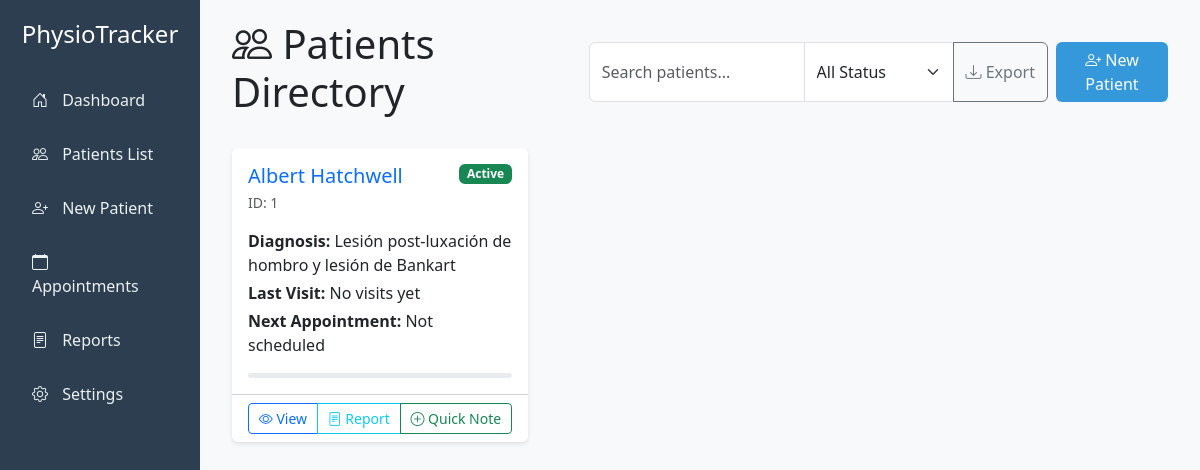
Page /patients on the committed database.
### app/models.py (models this page shows)
class Patient(db.Model):
    id = db.Column(db.Integer, primary_key=True)
    name = db.Column(db.String(100), nullable=False)
    date_of_birth = db.Column(db.Date)
    contact = db.Column(db.String(100))
    diagnosis = db.Column(db.String(200))
    treatment_plan = db.Column(db.Text)
    notes = db.Column(db.Text)
    status = db.Column(db.String(20), default='Active')
    created_at = db.Column(db.DateTime, default=datetime.utcnow)
    treatments = db.relationship('Treatment', backref='patient', lazy=True)

### app/routes.py (the view)
@main.route('/patients')
def patients_list():
    patients = Patient.query.order_by(Patient.name).all()
    return render_template('patients_list.html', patients=patients)

### app/templates/patients_list.html (shortened to what this page needs)
{% extends "base.html" %}
{% block content %}
<div class="container-fluid">
    <div class="d-flex justify-content-between align-items-center mb-4">
        <h1><i class="bi bi-people"></i> Patients Directory</h1>
        <div class="d-flex gap-2">
            <div class="input-group">
                <input type="text" id="patientSearch" class="form-control" placeholder="Search patients...">
                <select id="filterStatus" class="form-select" style="max-width: 150px;">
                    <option value="all">All Status</option>
                </select>
                <button class="btn btn-outline-secondary" type="button" id="exportPatients">
                    <i class="bi bi-download"></i> Export
                </button>
            </div>
            <a href="{{ url_for('main.new_patient') }}" class="btn btn-primary">
                <i class="bi bi-person-plus"></i> New Patient
            </a>
        </div>
    </div>
    <div class="row row-cols-1 row-cols-md-2 row-cols-xl-3 g-4">
        {% for patient in patients %}
        <div class="col patient-card" data-status="{{ patient.status }}">
            <div class="card h-100">
                <div class="card-body">
                    <div class="d-flex justify-content-between align-items-start">
                        <h5 class="card-title mb-1">
                            <a href="{{ url_for('main.patient_detail', id=patient.id) }}"
                               class="text-decoration-none">{{ patient.name }}</a>
                        </h5>
                        <span class="badge bg-{{ 'success' if patient.status == 'Active'
                                               else 'secondary' if patient.status == 'Inactive'
                                               else 'info' }}">
                            {{ patient.status }}
                        </span>
                    </div>
                    <p class="text-muted small mb-2">ID: {{ patient.id }}</p>
                    <div class="mt-3">
                        <p class="mb-1"><strong>Diagnosis:</strong> {{ patient.diagnosis }}</p>
                        <p class="mb-1"><strong>Last Visit:</strong>
                            {% if patient.treatments %}
                                {{ patient.treatments[-1].date.strftime('%Y-%m-%d') }}
                            {% else %}
                                No visits yet
                            {% endif %}
                        </p>
                        <p class="mb-1"><strong>Next Appointment:</strong>
                            {% if patient.treatments and patient.treatments[-1].next_appointment %}
                                {{ patient.treatments[-1].next_appointment.strftime('%Y-%m-%d') }}
                            {% else %}
                                Not scheduled
                            {% endif %}
                        </p>
                    </div>
                    <div class="progress mt-3" style="height: 5px;">
                        {% set completion = (patient.treatments|length / 12 * 100)|round|int if patient.treatments else 0 %}
                    </div>
                </div>
                <div class="card-footer bg-transparent">
                    <div class="btn-group w-100">
                        <a href="{{ url_for('main.patient_detail', id=patient.id) }}"
                           class="btn btn-outline-primary btn-sm">
                            <i class="bi bi-eye"></i> View
                        </a>
                        <a href="{{ url_for('main.patient_report', id=patient.id) }}"
                           class="btn btn-outline-info btn-sm">
                            <i class="bi bi-file-text"></i> Report
                        </a>
                        <button class="btn btn-outline-success btn-sm"
                        onclick="quickNote('{{ patient.id }}')">
                            <i class="bi bi-plus-circle"></i> Quick Note
                        </button>
                    </div>
                </div>
            </div>
        </div>
        {% endfor %}
    </div>
</div>
{% endblock %}

### app/templates/base.html (style rules this page uses)
:root { --primary-color: #2c3e50; --secondary-color: #3498db; --accent-color: #e74c3c; }
.card { border: none; box-shadow: 0 2px 4px rgba(0,0,0,0.1); transition: transform 0.2s; }
.btn-primary { background-color: var(--secondary-color); border: none; }

### rows in the picture
Patient: name "Albert Hatchwell", status "Active", id "1", diagnosis "Lesión post-luxación de hombro y lesión de Bankart"
